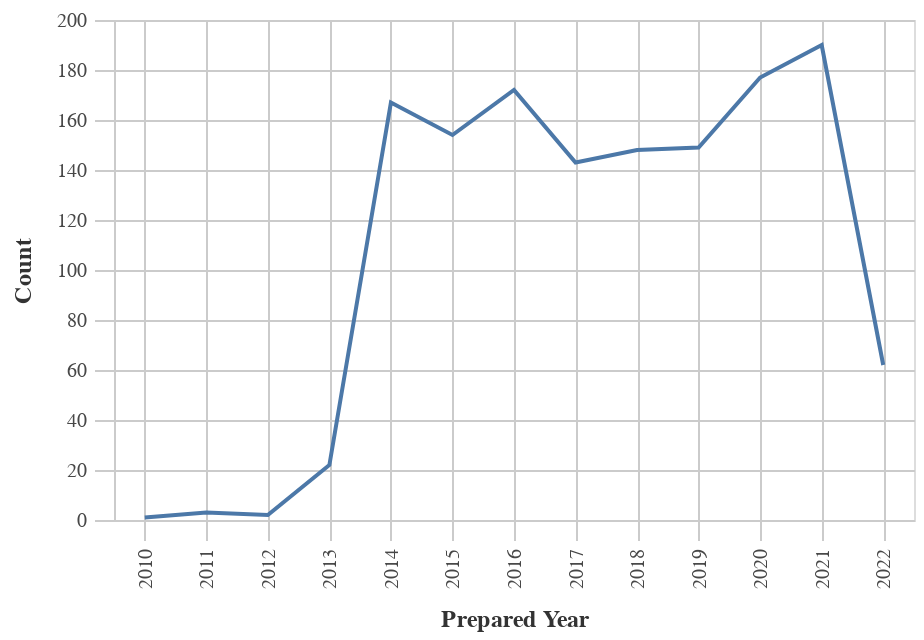

The notebook cell saved with this chart:
### Markdown cell above
### Number of Obligations by Year

### Code cell
#Line chart for Obligations by Year
chart_df = (df_top>>filter(_.variable=='prepared_y')).rename(columns= {"value":"Year"})
    
chart1= (_dla_utils.basic_line_chart_test_no_save(chart_df, 'Year', 'count', district)).encode(x=alt.X('Year:O', title='Prepared Year'))
display(chart1)

### Figure 1 — Vega-Lite specification as saved in the notebook (floating-point values rounded to 4 significant figures)
{"config": {"view": {"continuousWidth": 400, "continuousHeight": 300}, "axis": {"domainColor": "#cbcbcb", "grid": true, "gridColor": "#cbcbcb", "gridWidth": 1, "labelColor": "#474747", "labelFont": "Nunito Sans", "labelFontSize": 10, "labelPadding": 4, "tickColor": "#cbcbcb", "tickSize": 10, "titleColor": "#333", "titleFont": "Raleway", "titleFontSize": 12, "titlePadding": 10}, "axisBand": {"grid": false}, "background": "white", "font": "Raleway", "header": {"labelFont": "Nunito Sans", "titleFont": "Raleway"}, "legend": {"labelColor": "#333", "labelFont": "Nunito Sans", "labelFontSize": 11, "labelLimit": 0, "padding": 1, "symbolSize": 30, "symbolType": "square", "titleColor": "#333", "titleFont": "Raleway", "titleFontSize": 14, "titlePadding": 10}, "title": {"anchor": "middle", "font": "Raleway", "fontSize": 18, "fontWeight": 300, "offset": 20}}, "data": {"name": "data-8072e3cff55f0f67b75c82e8ff736ee9"}, "mark": "line", "encoding": {"tooltip": [{"field": "Year", "type": "quantitative"}, {"field": "count", "type": "quantitative"}], "x": {"field": "Year", "title": "Prepared Year", "type": "ordinal"}, "y": {"field": "count", "title": "Count", "type": "quantitative"}}, "height": 250, "width": 400, "$schema": "https://vega.github.io/schema/vega-lite/v4.17.0.json", "datasets": {"data-8072e3cff55f0f67b75c82e8ff736ee9": [{"Year": 2021.0, "count": 190, "variable": "prepared_y"}, {"Year": 2020.0, "count": 177, "variable": "prepared_y"}, {"Year": 2016.0, "count": 172, "variable": "prepared_y"}, {"Year": 2014.0, "count": 167, "variable": "prepared_y"}, {"Year": 2015.0, "count": 154, "variable": "prepared_y"}, {"Year": 2019.0, "count": 149, "variable": "prepared_y"}, {"Year": 2018.0, "count": 148, "variable": "prepared_y"}, {"Year": 2017.0, "count": 143, "variable": "prepared_y"}, {"Year": 2022.0, "count": 62, "variable": "prepared_y"}, {"Year": 2013.0, "count": 22, "variable": "prepared_y"}, {"Year": 2011.0, "count": 3, "variable": "prepared_y"}, {"Year": 2012.0, "count": 2, "variable": "prepared_y"}, {"Year": 2010.0, "count": 1, "variable": "prepared_y"}]}}
